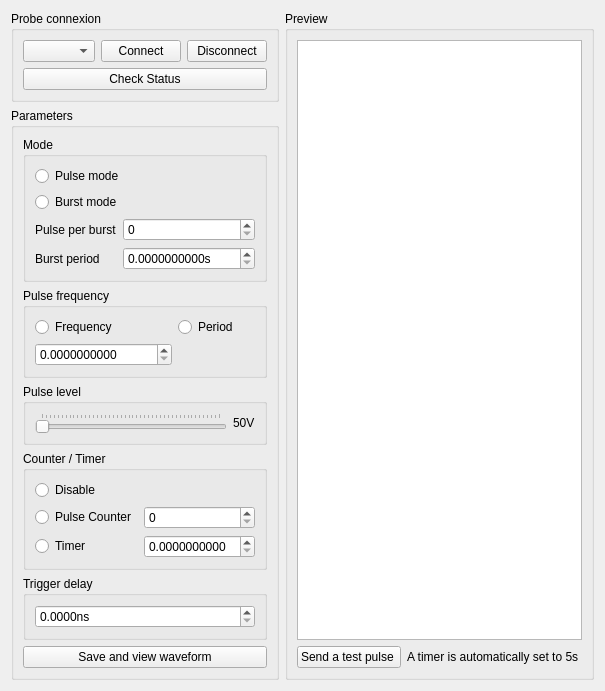
      <widget class="QWidget" name="ParamTab">
       <property name="accessibleName">
        <string>Param_emissionTab</string>
       </property>
       <attribute name="title">
        <string>Attack Parameters</string>
       </attribute>
       <attribute name="toolTip">
        <string>Paramétrage d'une attaque</string>
       </attribute>
       <layout class="QGridLayout" name="gridLayout_67">
        <item row="0" column="0">
         <layout class="QVBoxLayout" name="verticalLayout_13">
          <item>
           <widget class="QGroupBox" name="groupBox_8">
            <property name="title">
             <string>Probe connexion</string>
            </property>
            <layout class="QVBoxLayout" name="verticalLayout_5">
             <item>
              <layout class="QHBoxLayout" name="horizontalLayout_8">
               <item>
                <widget class="QComboBox" name="injectorComboBox">
                 <property name="placeholderText">
                  <string>Device</string>
                 </property>
                </widget>
               </item>
               <item>
                <widget class="QPushButton" name="pushButton_2">
                 <property name="text">
                  <string>Connect</string>
                 </property>
                </widget>
               </item>
               <item>
                <widget class="QPushButton" name="pushButton">
                 <property name="text">
                  <string>Disconnect</string>
                 </property>
                </widget>
               </item>
              </layout>
             </item>
             <item>
              <widget class="QPushButton" name="pushButton_3">
               <property name="text">
                <string>Check Status</string>
               </property>
              </widget>
             </item>
            </layout>
           </widget>
          </item>
          <item>
           <widget class="QGroupBox" name="groupBox">
            <property name="sizePolicy">
             <sizepolicy hsizetype="Preferred" vsizetype="Expanding">
              <horstretch>0</horstretch>
              <verstretch>0</verstretch>
             </sizepolicy>
            </property>
            <property name="title">
             <string>Parameters</string>
            </property>
            <layout class="QVBoxLayout" name="verticalLayout_7">
             <item>
              <widget class="QGroupBox" name="groupBox_3">
               <property name="title">
                <string>Mode</string>
               </property>
               <layout class="QGridLayout" name="gridLayout_18">
                <item row="1" column="0">
                 <widget class="QRadioButton" name="radioBurstMode">
                  <property name="text">
                   <string>Burst mode</string>
                  </property>
                 </widget>
                </item>
                <item row="2" column="0">
                 <layout class="QFormLayout" name="formLayout">
                  <item row="1" column="0">
                   <widget class="QLabel" name="label">
                    <property name="text">
                     <string>Burst period</string>
                    </property>
                   </widget>
                  </item>
                  <item row="1" column="1">
                   <widget class="QDoubleSpinBox" name="doubleSpinBox_BurstPeriod">
                    <property name="suffix">
                     <string>s</string>
                    </property>
                    <property name="decimals">
                     <number>10</number>
                    </property>
                    <property name="maximum">
                     <double>10.000000000000000</double>
                    </property>
                   </widget>
                  </item>
                  <item row="0" column="0">
                   <widget class="QLabel" name="label_2">
                    <property name="text">
                     <string>Pulse per burst</string>
                    </property>
                   </widget>
                  </item>
                  <item row="0" column="1">
                   <widget class="QSpinBox" name="spinBox_PulseBurst"/>
                  </item>
                 </layout>
                </item>
                <item row="0" column="0">
                 <widget class="QRadioButton" name="radioPulseMode">
                  <property name="text">
                   <string>Pulse mode</string>
                  </property>
                 </widget>
                </item>
               </layout>
              </widget>
             </item>
             <item>
              <widget class="QGroupBox" name="groupBox_4">
               <property name="title">
                <string>Pulse frequency</string>
               </property>
               <layout class="QGridLayout" name="gridLayout_14">
                <item row="0" column="0">
                 <widget class="QRadioButton" name="radioFrequency">
                  <property name="text">
                   <string>Frequency</string>
                  </property>
                 </widget>
                </item>
                <item row="1" column="0">
                 <widget class="QDoubleSpinBox" name="doubleSpinBox_Frequency">
                  <property name="decimals">
                   <number>10</number>
                  </property>
                  <property name="maximum">
                   <double>1000000.000000000000000</double>
                  </property>
                 </widget>
                </item>
                <item row="0" column="1">
                 <widget class="QRadioButton" name="radioPeriod">
                  <property name="text">
                   <string>Period</string>
                  </property>
                 </widget>
                </item>
               </layout>
              </widget>
             </item>
             <item>
              <widget class="QGroupBox" name="groupBox_5">
               <property name="title">
                <string>Pulse level</string>
               </property>
               <layout class="QHBoxLayout" name="horizontalLayout_7">
                <item>
                 <widget class="QSlider" name="horizontalSlider_Pluse_Level">
                  <property name="sizePolicy">
                   <sizepolicy hsizetype="Preferred" vsizetype="Fixed">
                    <horstretch>0</horstretch>
                    <verstretch>0</verstretch>
                   </sizepolicy>
                  </property>
                  <property name="mouseTracking">
                   <bool>true</bool>
                  </property>
                  <property name="tabletTracking">
                   <bool>false</bool>
                  </property>
                  <property name="minimum">
                   <number>5</number>
                  </property>
                  <property name="maximum">
                   <number>50</number>
                  </property>
                  <property name="singleStep">
                   <number>1</number>
                  </property>
                  <property name="pageStep">
                   <number>1</number>
                  </property>
                  <property name="value">
                   <number>5</number>
                  </property>
                  <property name="orientation">
                   <enum>Qt::Orientation::Horizontal</enum>
                  </property>
                  <property name="tickPosition">
                   <enum>QSlider::TickPosition::TicksAbove</enum>
                  </property>
                  <property name="tickInterval">
                   <number>1</number>
                  </property>
                 </widget>
                </item>
                <item>
                 <widget class="QLabel" name="pulse_level_value">
                  <property name="sizePolicy">
                   <sizepolicy hsizetype="Fixed" vsizetype="Preferred">
                    <horstretch>0</horstretch>
                    <verstretch>0</verstretch>
                   </sizepolicy>
                  </property>
                  <property name="contextMenuPolicy">
                   <enum>Qt::ContextMenuPolicy::PreventContextMenu</enum>
                  </property>
                  <property name="text">
                   <string>50V</string>
                  </property>
                 </widget>
                </item>
               </layout>
              </widget>
             </item>
             <item>
              <widget class="QGroupBox" name="groupBox_6">
               <property name="title">
                <string>Counter / Timer</string>
               </property>
               <layout class="QGridLayout" name="gridLayout_17">
                <item row="2" column="0">
                 <widget class="QRadioButton" name="radioTimer">
                  <property name="text">
                   <string>Timer</string>
                  </property>
                 </widget>
                </item>
                <item row="0" column="0">
                 <widget class="QRadioButton" name="radioDisableCounter">
                  <property name="text">
                   <string>Disable</string>
                  </property>
                 </widget>
                </item>
                <item row="1" column="0">
                 <widget class="QRadioButton" name="radioPulseCounter">
                  <property name="text">
                   <string>Pulse Counter</string>
                  </property>
                 </widget>
                </item>
                <item row="2" column="1">
                 <widget class="QDoubleSpinBox" name="doubleSpinBox_Timer">
                  <property name="decimals">
                   <number>10</number>
                  </property>
                 </widget>
                </item>
                <item row="1" column="1">
                 <widget class="QSpinBox" name="SpinBox_PulseCounter"/>
                </item>
               </layout>
              </widget>
             </item>
             <item>
              <widget class="QGroupBox" name="groupBox_7">
               <property name="title">
                <string>Trigger delay</string>
               </property>
               <layout class="QVBoxLayout" name="verticalLayout_12">
                <item>
                 <widget class="QDoubleSpinBox" name="doubleSpinBox_TriggerDelay">
                  <property name="suffix">
                   <string>ns</string>
                  </property>
                  <property name="decimals">
                   <number>4</number>
                  </property>
                  <property name="maximum">
                   <double>100000000.000000000000000</double>
                  </property>
                 </widget>
                </item>
               </layout>
              </widget>
             </item>
             <item>
              <layout class="QHBoxLayout" name="horizontalLayout_6">
               <item>
                <widget class="QPushButton" name="pushButton_SaveEmit">
                 <property name="sizePolicy">
                  <sizepolicy hsizetype="Minimum" vsizetype="Fixed">
                   <horstretch>0</horstretch>
                   <verstretch>0</verstretch>
                  </sizepolicy>
                 </property>
                 <property name="text">
                  <string>Save and view waveform</string>
                 </property>
                </widget>
               </item>
              </layout>
             </item>
            </layout>
           </widget>
          </item>
         </layout>
        </item>
        <item row="0" column="1">
         <widget class="QGroupBox" name="groupBox_2">
          <property name="title">
           <string>Preview</string>
          </property>
          <layout class="QVBoxLayout" name="verticalLayout_8">
           <item>
            <widget class="QGraphicsView" name="graphicsView">
             <property name="sizePolicy">
              <sizepolicy hsizetype="Preferred" vsizetype="Expanding">
               <horstretch>0</horstretch>
               <verstretch>0</verstretch>
              </sizepolicy>
             </property>
            </widget>
           </item>
           <item>
            <layout class="QHBoxLayout" name="horizontalLayout_13">
             <item>
              <widget class="QPushButton" name="pushButton_testPulse">
               <property name="text">
                <string>Send a test pulse </string>
               </property>
              </widget>
             </item>
             <item>
              <widget class="QLabel" name="label_3">
               <property name="sizePolicy">
                <sizepolicy hsizetype="Fixed" vsizetype="Minimum">
                 <horstretch>0</horstretch>
                 <verstretch>0</verstretch>
                </sizepolicy>
               </property>
               <property name="text">
                <string>A timer is automatically set to 5s </string>
               </property>
              </widget>
             </item>
            </layout>
           </item>
          </layout>
         </widget>
        </item>
       </layout>
      </widget>
